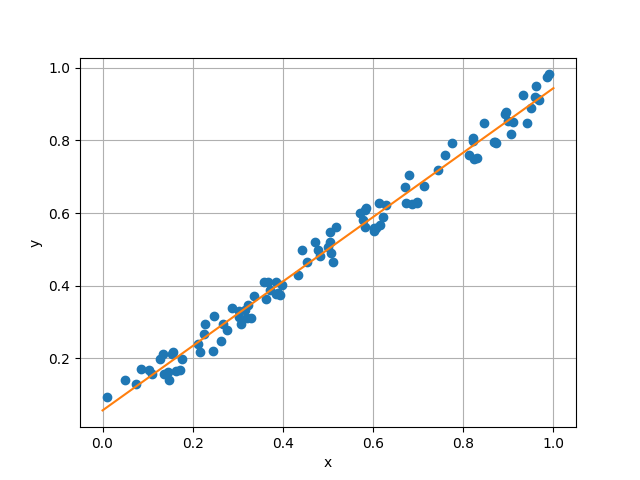

Here is the Python script that generated this plot:
import itertools
import matplotlib.pyplot as plt
import numpy as np


# Задача регрессии
# Сгенерируем случайную выборку из 100 точек
n = 100
r = 0.9
x = np.random.rand(n)
y = r * x + (1 - r) * np.random.rand(n)
plt.plot(x, y, 'o')
plt.xlabel('x')
plt.ylabel('y')
plt.grid(True)
#plt.show()
plt.savefig('task5.png')
c = np.corrcoef(x, y)
print(c)

a = (np.sum(x) * np.sum(y) - n * np.sum(x * y)) / (np.sum(x) * np.sum(x) - n * np.sum(x * x))
b = (np.sum(y) - a * np.sum(x)) / n

A = np.vstack([x, np.ones(len(x))]).T
a1, b1, = np.linalg.lstsq(A, y)[0]
print(a, b)
print(a1, b1)

xm = sum(x) / n
ym = sum(y) / n
coeff_corr = sum((x - xm) * (y - ym)) / np.sqrt(sum((x - xm)**2) * sum((y - ym)**2))
print('Coeff_corr = ', coeff_corr)
plt.plot([0, 1], [b, a + b])
#plt.show()
plt.savefig('task5.png')


